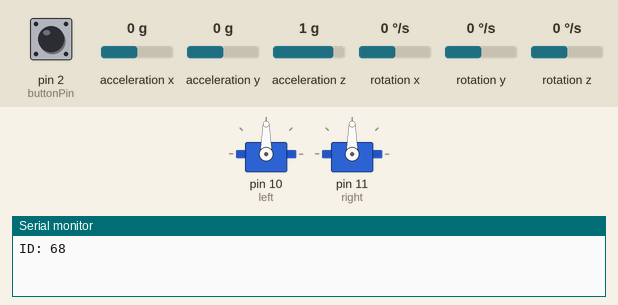
Bench run of a sketch on a simulated Arduino Uno, built with avr-gcc and run on an emulated ATmega328P. Shown: 2 × servo, the last lines printed to the serial monitor. Wiring (inferred from the names in the program): ITG-3200 gyroscope at I2C address 0x69. The test bench sets the inputs (shaded band); at power-on: pin 2 (buttonPin) LOW, rotation z 0 °/s, acceleration x 0 g, acceleration y 0 g, acceleration z 1 g, rotation x 0 °/s, rotation y 0 °/s.

Above: at 1.2 s.
1.3 s: pin 2 (buttonPin) pulled HIGH for 1 s
At 3.0 s:
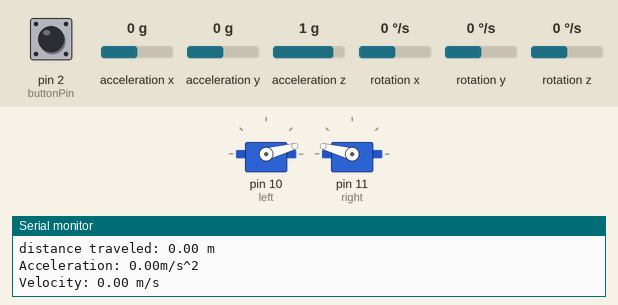
3.8 s: rotation z set to -192 °/s
At 5.2 s:
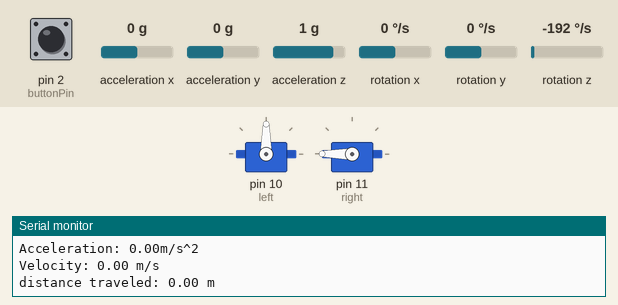
7.3 s: rotation z set to 100 °/s
At 15.0 s:
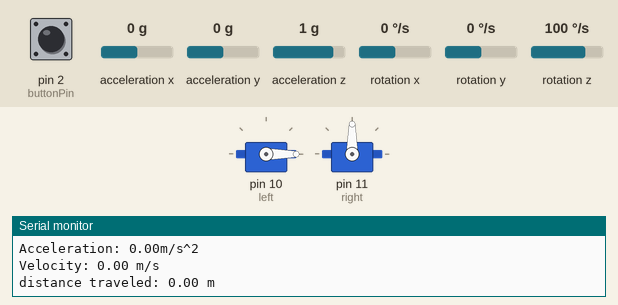
15.6 s: rotation z set to -100 °/s
At 17.2 s:
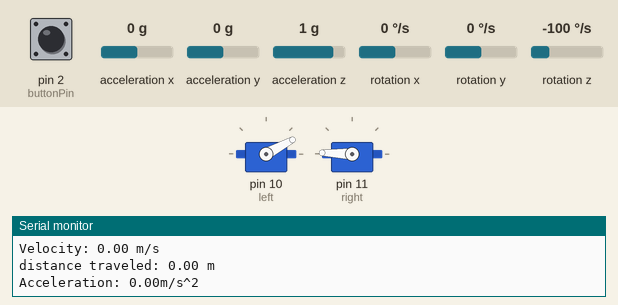
19.1 s: rotation z set to 94 °/s
At 21.7 s:
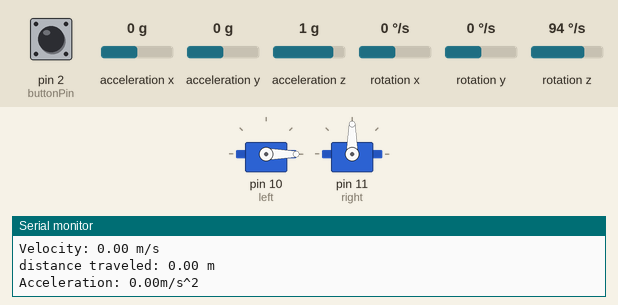
22.6 s: acceleration x set to 0.2 g
At 26.8 s:
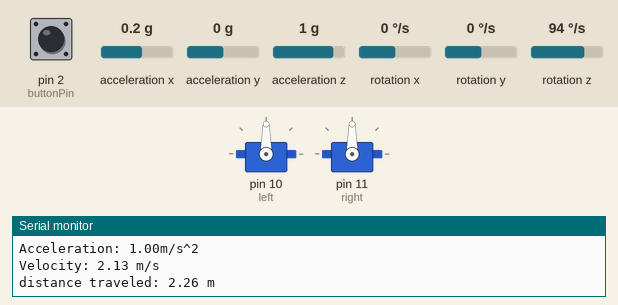
Timing chart, 0 to 28.3 s (numbered marks = the images above; inputs shaded):
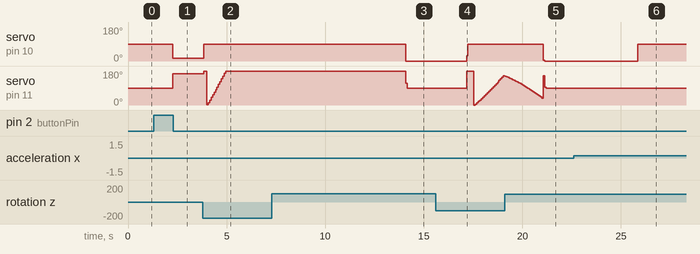

The sketch:

Electric_Vehicle.ino
```cpp
//The Wire library is used for I2C communication
#include <Wire.h>
#include <Servo.h>
#include <SFE_MMA8452Q.h>

MMA8452Q accel;

int runTime = 20000; // approximately 1000 for each foot
float goalDistance = 2.159; // meters
float conversionFactor = 5.01; // bigger makes it travel less
int loopTime = 50;//50;
float distance = 0.0;
float velocity = 0.0;
float old_velocity = 0.0;
float old_acceleration = 0.0;
float kp = 0.9;
float ki = 0.0003;
float kd = 0.05;
float leftCorrection = 0;//0.5;
float integral = 0.0;

float averageXAccel = 0.0;
float accelerationX = 0.0;

Servo left;
Servo right;
bool readyToRun = false;
bool justClicked = false;
int standardSpeed = 15;
int turnThreshold = 10;
const int buttonPin = 2;
float angle = 0;
// stuff i have no idea about
char WHO_AM_I_GYRO = 0x00;
char SMPLRT_DIV= 0x15;
char DLPF_FS = 0x16;
char GYRO_ZOUT_H = 0x21;
char GYRO_ZOUT_L = 0x22;
char DLPF_CFG_0 = 1<<0;
char DLPF_CFG_1 = 1<<1;
char DLPF_CFG_2 = 1<<2;
char DLPF_FS_SEL_0 = 1<<3;
char DLPF_FS_SEL_1 = 1<<4;
char itgAddress = 0x69;

//In the setup section of the sketch the serial port will be configured, the i2c communication will be initialized, and the itg-3200 will be configured.
void setup()
{
  //Create a serial connection using a 9600bps baud rate.
  Serial.begin(9600);
  /* ACCEL INITIATION */
  accel.init();
  /* GYRO INITIATION */
  //Initialize the I2C communication. This will set the Arduino up as the 'Master' device.
  //Wire.begin();
  //Read the WHO_AM_I register and print the result
  char id=0;
  id = itgRead(itgAddress, WHO_AM_I_GYRO);
  Serial.print("ID: ");
  Serial.println(id, HEX);
  //Configure the gyroscope
  //Set the gyroscope scale for the outputs to +/-2000 degrees per second
  itgWrite(itgAddress, DLPF_FS, (DLPF_FS_SEL_0|DLPF_FS_SEL_1|DLPF_CFG_0));
  //Set the sample rate to 100 hz
  itgWrite(itgAddress, SMPLRT_DIV, 9);


  left.attach(10);
  left.write(90);  // set servo to mid-point
  right.attach(11);
  right.write(90);
  pinMode(buttonPin, INPUT);
  readyToRun = true;
}

//The loop section of the sketch will read the X,Y and Z output rates from the gyroscope and output them in the Serial Terminal
void loop()
{
   fixAverageAccel();
  if(digitalRead(buttonPin) == HIGH) {
    if(!justClicked && readyToRun) {
      justClicked = true;
      readyToRun = false;
      angle = 0;
      integral = 0;
       // for(int i = 0; i < runTime/loopTime; i++)
      while(distance < goalDistance)
      {
        float zRate;
        float oldAngle = 0;
        zRate = readZ();
        //Serial.println(zRate);

        angle += zRate / (1000 / loopTime);  // Divide the degrees per second by the amount of times looping each second
        integral = integral + angle * loopTime;
        if(abs(integral) < 50)
          integral = angle;
        if((angle > 0) && (integral < 0))
          integral = 0;
        if((angle < 0) && (integral > 0))
          integral = angle;

        float derivative = (angle - oldAngle) / loopTime;

        int correction = (kp * angle) + (ki * integral) + (kd * derivative);

        int leftSpeed = 0 + standardSpeed - correction;

        int rightSpeed = 180 - standardSpeed - correction;

        if(leftSpeed > 90)
          leftSpeed = 90;
        if(rightSpeed < 90)
          rightSpeed = 90;
        /*Serial.print("left: ");
        Serial.println(leftSpeed);
        Serial.print("right: ");
        Serial.println(rightSpeed);
        Serial.print("angle: ");
        Serial.println(angle);*/

        left.write(leftSpeed);
        right.write(rightSpeed);


        accel.read();
        accelerationX = (accel.cx - averageXAccel) * conversionFactor;
        /*if(accelerationX < 0.005)
          accelerationX = 0.0;*/
        Serial.print("Acceleration: ");
        Serial.print(accelerationX);
        Serial.println( "m/s^2");
        Serial.print("Velocity: ");
        velocity = old_velocity + ((accelerationX + old_acceleration)/2.0 * loopTime/1000);
        Serial.print(velocity);
        Serial.println(" m/s");
        distance = distance + ((velocity + old_velocity)/2.0 * loopTime/1000);
        Serial.print("distance traveled: ");
        Serial.print(distance);
        Serial.println(" m");
        old_velocity = velocity;
        old_acceleration = accelerationX;
        oldAngle = angle;

        //Wait ms before reading the values again. (Remember, the output rate was set to 100hz and 1reading per 10ms = 100hz.)
        delay(loopTime);
      }
      left.write(90);
      right.write(90);
      readyToRun = true;
    }
  } else {
    justClicked = false;
    digitalWrite(13, HIGH);
    delay(1000);
    digitalWrite(13, LOW);
    delay(1000);
  }

}

void printCalculatedAccels()
{
  Serial.print(accel.cx, 3);
  Serial.print("\t");
  Serial.print(accel.cy, 3);
  Serial.print("\t");
  Serial.print(accel.cz, 3);
  Serial.print("\t");
  Serial.println();
}


void fixAverageAccel()
{
  float sum = 0.0;
  for(int i = 0; i < 200; i++)
  {
    if(accel.available())
      accel.read();
    sum += accel.cx;
    delay(10);
  }

  averageXAccel = 0;//(sum / 200.0) * 1.04;
}


void itgWrite(char address, char registerAddress, char data)
{
  //Initiate a communication sequence with the desired i2c device
  Wire.beginTransmission(address);
  //Tell the I2C address which register we are writing to
  Wire.write(registerAddress);
  //Send the value to write to the specified register
  Wire.write(data);
  //End the communication sequence
  Wire.endTransmission();
}
unsigned char itgRead(char address, char registerAddress)
{
  //This variable will hold the contents read from the i2c device.
  unsigned char data=0;
  //Send the register address to be read.
  Wire.beginTransmission(address);
  //Send the Register Address
  Wire.write(registerAddress);
  //End the communication sequence.
  Wire.endTransmission();
  //Ask the I2C device for data
  Wire.beginTransmission(address);
  Wire.requestFrom(address, 1);
  //Wait for a response from the I2C device
  if(Wire.available()){
    //Save the data sent from the I2C device
    data = Wire.read();
  }
  //End the communication sequence.
  Wire.endTransmission();
  //Return the data read during the operation
  return data;
}
//This function is used to read the Z-Axis rate of the gyroscope. The function returns the ADC value from the Gyroscope
//NOTE: This value is NOT in degrees per second.
//Usage: int zRate = readZ();
float readZ(void)
{
  int data=0;
  data = itgRead(itgAddress, GYRO_ZOUT_H)<<8;
  data |= itgRead(itgAddress, GYRO_ZOUT_L);

  return data;
}
```

Measured:
- the behaviour switches between 0 and 0.1 g on acceleration x (found by bisection; images 5 and 6)
- after the input at 1.3 s, servo on pin 10 (left): 90° → 15° after 0.98 s; servo on pin 11 (right): 90° → 165° after 0.98 s
- after the input at 3.8 s, servo on pin 10 (left): 15° → 90° at once
- after the input at 7.3 s, servo on pin 10 (left): 90° → 0° after 6.8 s instead of 6.0 s; servo on pin 11 (right): 180° → 114° after 6.8 s, → 90° 0.07 s later
- after the input at 15.6 s, servo on pin 10 (left): 0° → 28° after 1.6 s, → 90° 0.07 s later
- after the input at 19.1 s, servo on pin 10 (left): 90° → 5° after 2.0 s, → 0° 0.07 s later
- after the input at 22.6 s, servo on pin 10 (left): 0° → 90° after 3.3 s
